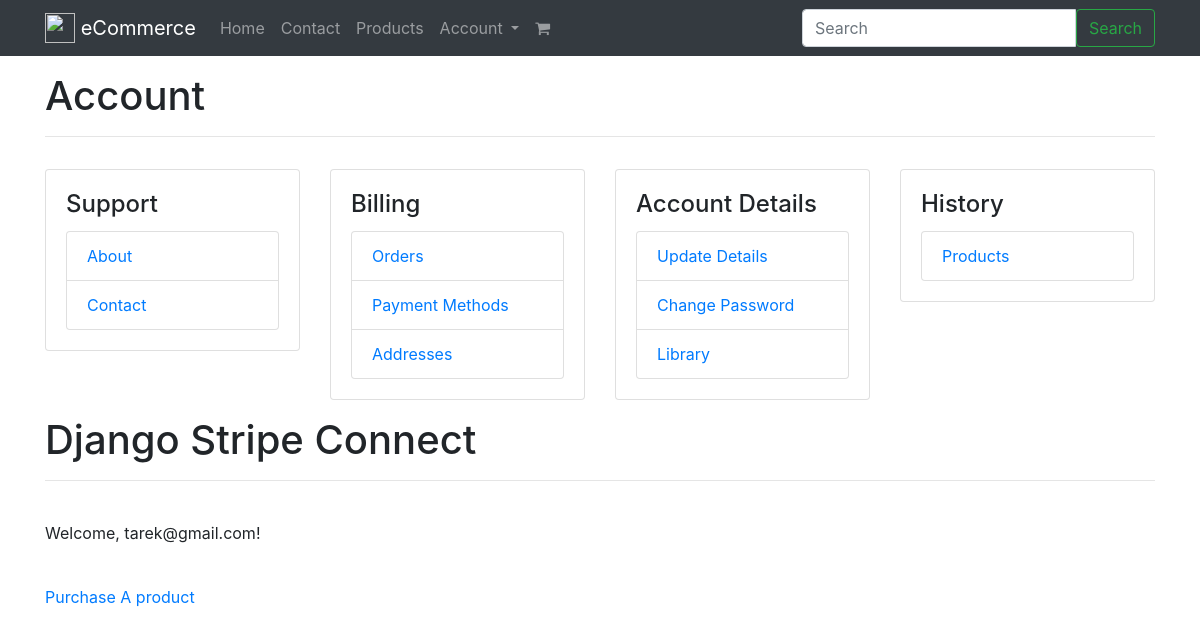
The app's page /account/ (signed in), older data.
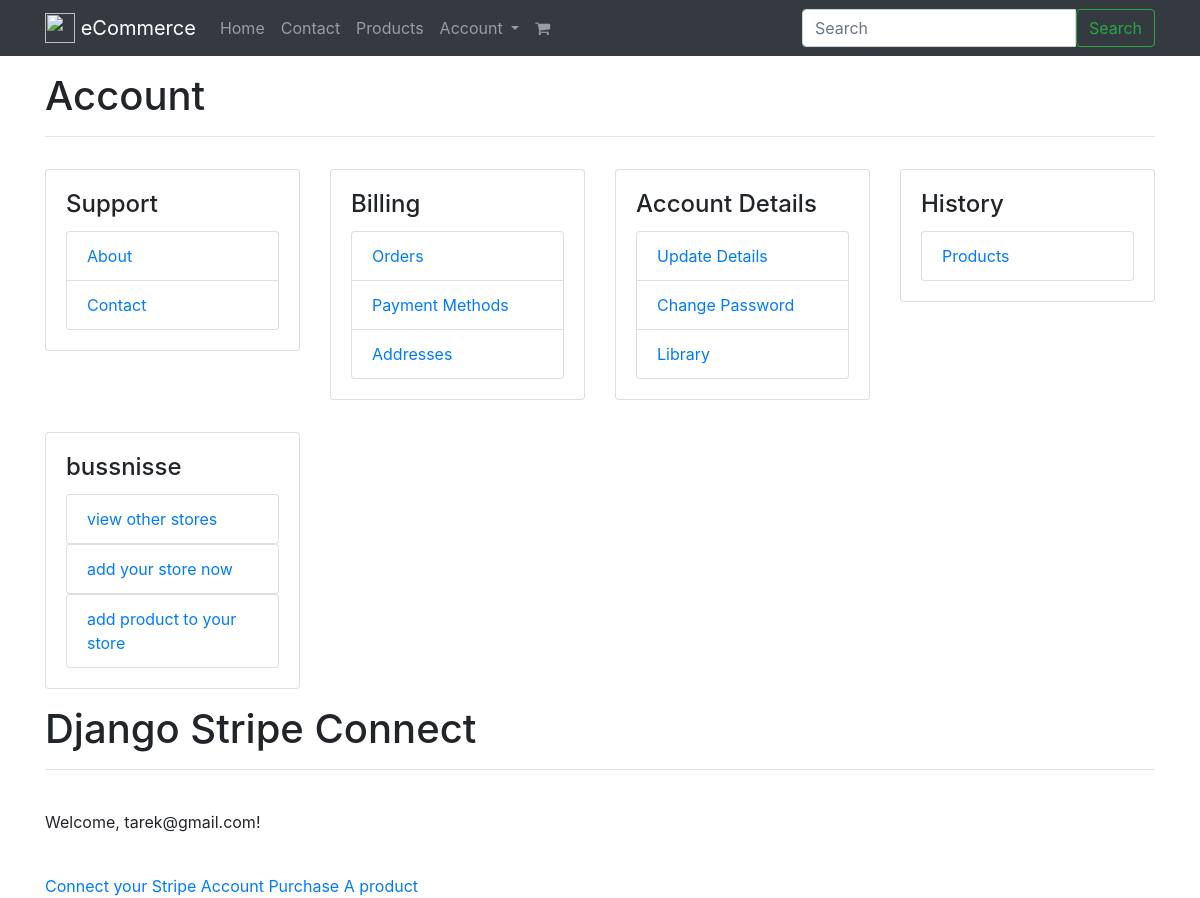
The same page, newer data.
### accounts/views.py (the view)
class AccountHomeView(LoginRequiredMixin, DetailView):
    template_name = 'accounts/home.html'
    def get_object(self):
        return self.request.user

### accounts/templates/accounts/home.html
{% extends "base.html" %}
{% block content %}
<div class='row'>
<div class='col-12'>
<h1>Account</h1>
<hr/>
</div>
<div class='col-12 col-md-3 my-3'>
    <div class="card">
      <div class="card-body">
        <h4 class="card-title">Support</h4>
            <div class='list-group'>
                <a class='list-group-item' href='{% url "about" %}'>About</a>
                <a class='list-group-item' href='{% url "contact" %}'>Contact</a>
            </div>
      </div>
    </div>
</div>
<div class='col-12 col-md-3 my-3' id='billing'>
    <div class="card">
      <div class="card-body">
        <h4 class="card-title">Billing</h4>
            <div class='list-group'>
                <a class='list-group-item' href='{% url "orders:list" %}'>Orders</a>
                <a class='list-group-item' href='{% url "billing-payment-method" %}'>Payment Methods</a>
                <a class='list-group-item' href='{% url "addresses" %}'>Addresses</a>
            </div>
      </div>
    </div>
</div>
<div class='col-12 col-md-3 my-3'>
    <div class="card">
      <div class="card-body">
        <h4 class="card-title">Account Details</h4>
            <div class='list-group'>
                <a class='list-group-item' href='{% url "account:user-update" %}'>Update Details</a>
                <a class='list-group-item' href='{% url "password_change" %}'>Change Password</a>
                <a class='list-group-item' href='{% url "library" %}'>Library</a>
            </div>
      </div>
    </div>
</div>
<div class='col-12 col-md-3 my-3'>
    <div class="card">
      <div class="card-body">
        <h4 class="card-title">History</h4>
              <div class='list-group'>
                <a class='list-group-item' href='{% url "account:user-product-history" %}'>Products</a>
            </div>
      </div>
    </div>
</div>
{% if user.is_authenticated and user.is_seller %}
<div class='col-12 col-md-3 my-3'>
    <div class="card">
      <div class="card-body">
        <h4 class="card-title">bussnisse</h4>
        <div class='list-group'>
                <a class='list-group-item' href='{% url "stores:list" %}'>view other stores</a>
            </div>
              <div class='list-group'>
                <a class='list-group-item' href='{% url "stores:add_store" %}'>add your store now</a>
            </div>
            <div class='list-group'>
                <a class='list-group-item' href='{% url "products:add_product" %}'>add product to your store</a>
            </div>
      </div>
    </div>
</div>
{% endif %}
</div>
<h1 class="title is-size-1">Django Stripe Connect</h1>
<hr><br>
{% if user.is_authenticated %}
  <p class="is-size-6">Welcome, {{ user.email }}!</p>
  <br>
  {% if user.is_seller and not user.seller.stripe_user_id %}
<a href="{% url 'account:authorize' %}" class="button is-info">Connect your Stripe Account</a>
{% endif %}
  <a href="{% url 'products:list' %}" class="button is-primary">Purchase A product</a>
{% else %}
  <p class="is-size-6">Please <a href="{% url '/login/' %}">log in</a>.</p>
{% endif %}
{% endblock %}

Row changes from the older to the newer data that the page shows:
changed User "tarek@gmail.com": is_seller False → True (drawn)
Text that changed along with them:
text now shown: "bussnisse view other stores add your store now add product to your store Connect your Stripe Account"
